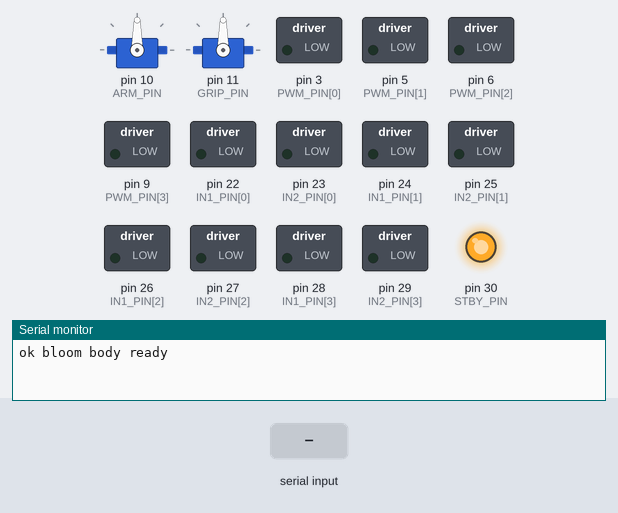
Simulated run of this sketch. Board: Arduino Mega 2560, built with avr-gcc and run on an emulated ATmega2560. Shown: 2 × servo, switched loads named in the sketch (green lamp = pin HIGH), output pins drawn as LEDs (lit = HIGH), the last lines printed to the serial monitor. The inputs (shaded band) are chosen by the test bench.

Above: at 1.2 s.
1.3 s: "A 45\n" received over Serial
At 2.5 s:
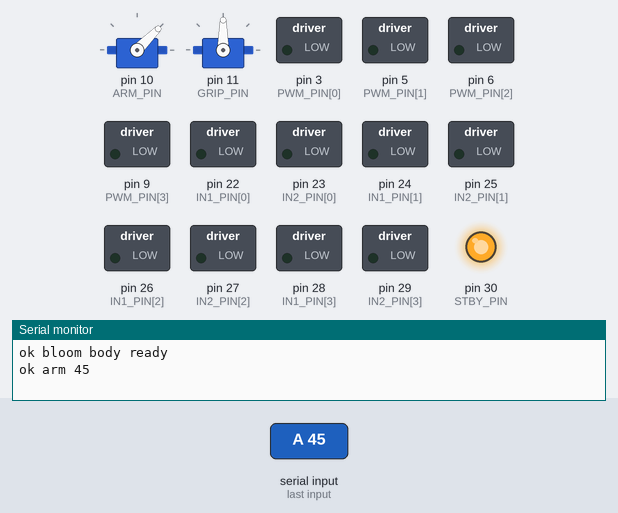
2.8 s: "G 45\n" received over Serial
At 3.7 s:
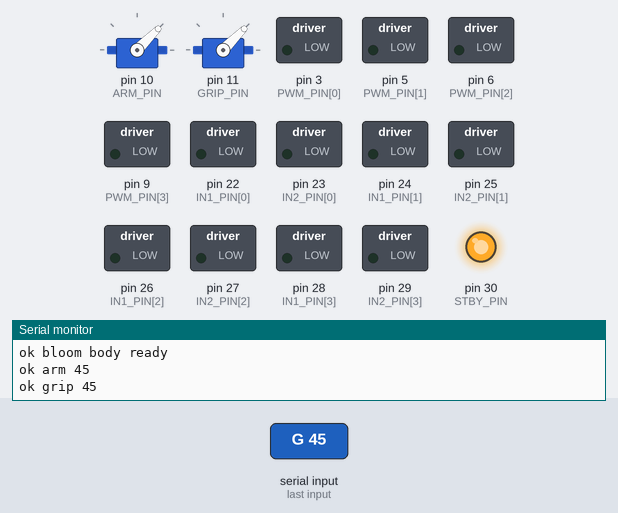
4.3 s: "A90\n" received over Serial
At 4.9 s:
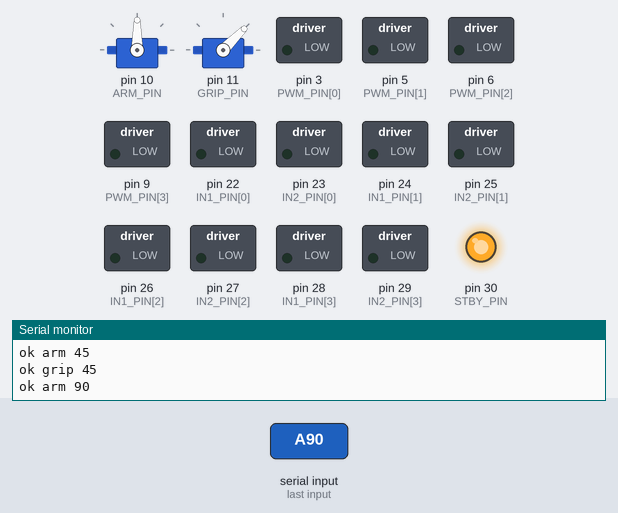
5.8 s: "A\n" received over Serial
At 7.0 s:
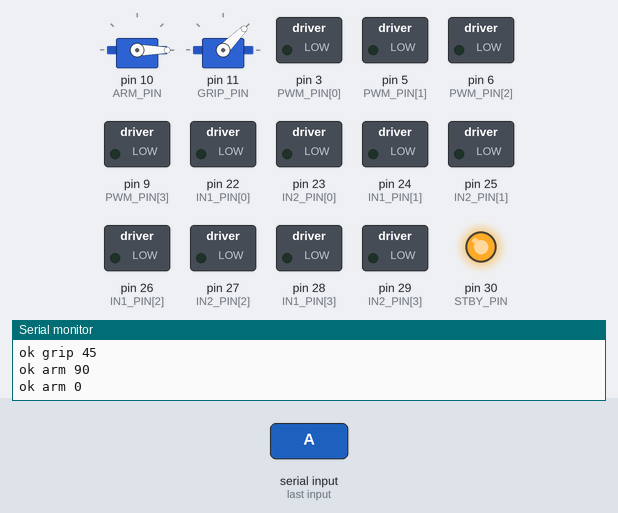
7.3 s: "G90\n" received over Serial
At 8.3 s:
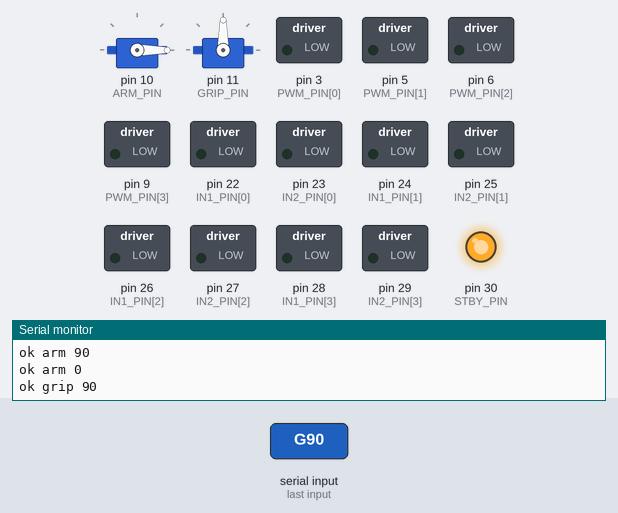
8.8 s: "G\n" received over Serial
At 9.5 s:
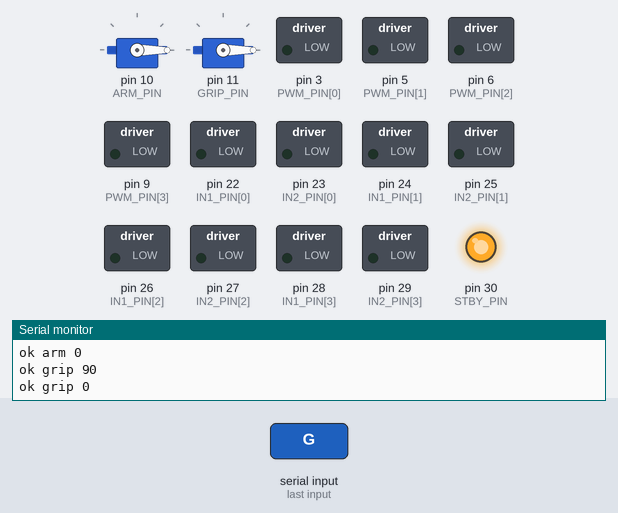
Timing chart, 0 to 11.3 s (numbered marks = the images above; inputs shaded):
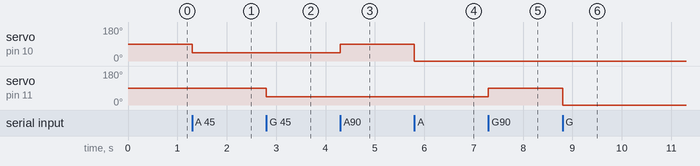

Measured:
- after the input at 1.3 s, servo on pin 10 (ARM_PIN): 90° → 45° at once
- after the input at 2.8 s, servo on pin 11 (GRIP_PIN): 90° → 45° at once
- after the input at 4.3 s, servo on pin 10 (ARM_PIN): 45° → 90° at once
- after the input at 5.8 s, servo on pin 10 (ARM_PIN): 90° → 0° at once
- after the input at 7.3 s, servo on pin 11 (GRIP_PIN): 45° → 90° at once
- after the input at 8.8 s, servo on pin 11 (GRIP_PIN): 90° → 0° at once

The sketch:

body.ino
```cpp
// bloom body firmware, for stage 6 (body): an Arduino driving four mecanum
// wheels and a servo arm, taking commands from the Pi 5 over USB serial.
//
// protocol, one command per line at 115200 baud:
//   D <vx> <vy> <w>   drive: forward, left and turn-left (ccw), each -1.0 .. 1.0
//   A <deg>           arm servo angle, 0 .. 180
//   G <deg>           gripper servo angle, 0 .. 180
//   S                 stop the wheels
//   ?                 report state
// the board answers "ok ..." or "err ...". if no drive command arrives for
// WATCHDOG_MS the wheels stop on their own, so a crashed Pi can't run it off the desk.
//
// wiring (two TB6612FNG drivers, one per side):
//   wheel      PWM  IN1  IN2
//   front-L     3    22   23
//   front-R     5    24   25
//   rear-L      6    26   27
//   rear-R      9    28   29
//   arm servo  10,  gripper servo 11,  drivers' STBY on 30
// pins assume an Arduino Mega; change the tables below for another board.

#include <Arduino.h>
#include <Servo.h>

const uint8_t PWM_PIN[4] = {3, 5, 6, 9};
const uint8_t IN1_PIN[4] = {22, 24, 26, 28};
const uint8_t IN2_PIN[4] = {23, 25, 27, 29};
const uint8_t STBY_PIN = 30;
const uint8_t ARM_PIN = 10;
const uint8_t GRIP_PIN = 11;

const unsigned long WATCHDOG_MS = 500;
const int MAX_PWM = 230;      // headroom under 255 so the drivers stay cool
const float DEADBAND = 0.04;  // ignore tiny drift from the Pi side

Servo arm, grip;
float wheel[4] = {0, 0, 0, 0};
int armDeg = 90, gripDeg = 90;
unsigned long lastDrive = 0;
char line[48];
uint8_t len = 0;

float clampf(float v, float lo, float hi) { return v < lo ? lo : (v > hi ? hi : v); }

void setWheel(uint8_t i, float speed) {
  speed = clampf(speed, -1.0f, 1.0f);
  if (fabs(speed) < DEADBAND) speed = 0;
  wheel[i] = speed;
  digitalWrite(IN1_PIN[i], speed > 0 ? HIGH : LOW);
  digitalWrite(IN2_PIN[i], speed < 0 ? HIGH : LOW);
  analogWrite(PWM_PIN[i], (int)(fabs(speed) * MAX_PWM));
}

// mecanum inverse kinematics: body velocity -> four wheel speeds,
// scaled down together if any wheel would go past full speed
void drive(float vx, float vy, float w) {
  float s[4] = {vx - vy - w, vx + vy + w, vx + vy - w, vx - vy + w};
  float peak = 1.0f;
  for (uint8_t i = 0; i < 4; i++) peak = max(peak, (float)fabs(s[i]));
  for (uint8_t i = 0; i < 4; i++) setWheel(i, s[i] / peak);
  lastDrive = millis();
}

void stopWheels() {
  for (uint8_t i = 0; i < 4; i++) setWheel(i, 0);
}

void report() {
  Serial.print(F("ok state wheels"));
  for (uint8_t i = 0; i < 4; i++) { Serial.print(' '); Serial.print(wheel[i], 2); }
  Serial.print(F(" arm ")); Serial.print(armDeg);
  Serial.print(F(" grip ")); Serial.println(gripDeg);
}

void handle(char *cmd) {
  char op = cmd[0];
  char *rest = cmd + 1;
  if (op == 'D') {
    char *a = strtok(rest, " "), *b = strtok(NULL, " "), *c = strtok(NULL, " ");
    if (!a || !b || !c) { Serial.println(F("err D needs vx vy w")); return; }
    drive(atof(a), atof(b), atof(c));
    Serial.println(F("ok drive"));
  } else if (op == 'A' || op == 'G') {
    int deg = constrain(atoi(rest), 0, 180);
    if (op == 'A') { armDeg = deg; arm.write(deg); } else { gripDeg = deg; grip.write(deg); }
    Serial.print(F("ok ")); Serial.print(op == 'A' ? F("arm ") : F("grip ")); Serial.println(deg);
  } else if (op == 'S') {
    stopWheels();
    Serial.println(F("ok stop"));
  } else if (op == '?') {
    report();
  } else {
    Serial.println(F("err unknown command"));
  }
}

void setup() {
  for (uint8_t i = 0; i < 4; i++) {
    pinMode(PWM_PIN[i], OUTPUT);
    pinMode(IN1_PIN[i], OUTPUT);
    pinMode(IN2_PIN[i], OUTPUT);
  }
  pinMode(STBY_PIN, OUTPUT);
  digitalWrite(STBY_PIN, HIGH);
  stopWheels();
  arm.attach(ARM_PIN);
  grip.attach(GRIP_PIN);
  arm.write(armDeg);
  grip.write(gripDeg);
  Serial.begin(115200);
  Serial.println(F("ok bloom body ready"));
}

void loop() {
  while (Serial.available()) {
    char ch = Serial.read();
    if (ch == '\r') continue;
    if (ch == '\n') {
      line[len] = '\0';
      if (len) handle(line);
      len = 0;
    } else if (len < sizeof(line) - 1) {
      line[len++] = ch;
    }
  }
  bool moving = false;
  for (uint8_t i = 0; i < 4; i++) moving |= wheel[i] != 0;
  if (moving && millis() - lastDrive > WATCHDOG_MS) stopWheels();
}
```
